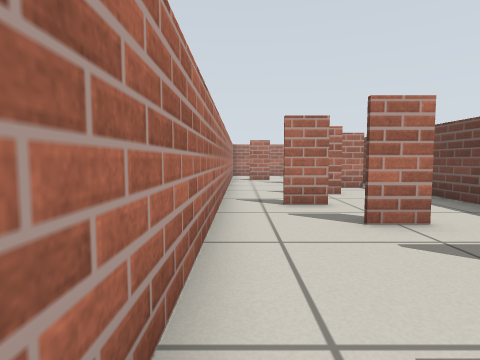
[1] (above)

12 first-person views from a walk through a world built for the Gazebo simulator. The camera is 0.51 m above the floor, tilts 4° down and sees 80° across. The floor is counted in squares, 0.5 m on a side. Each view is taken from the middle of a square. On the plan, view 1 faces up. The plan holds only what a view shows up to about 12 squares ahead; the rest is blank.

[2]
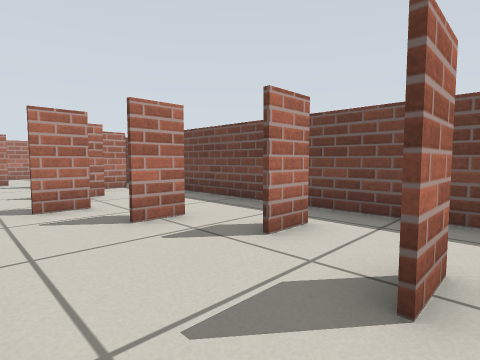

[3]
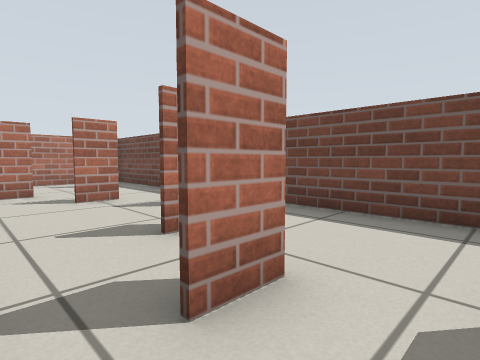

[4]
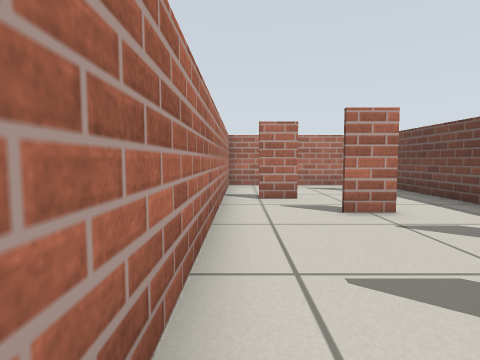

[5]
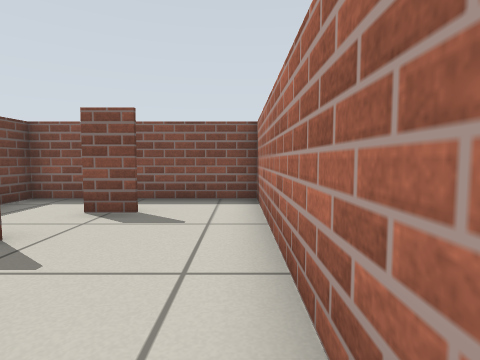

[6]
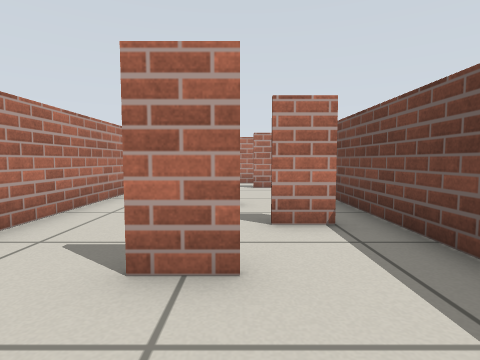

[7]
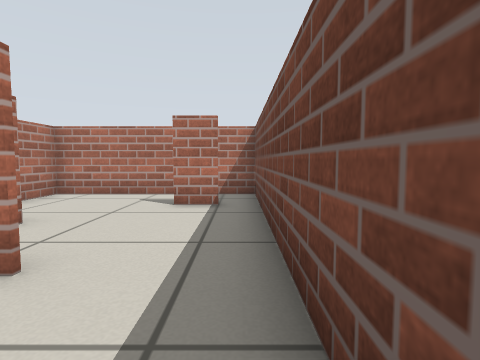

[8]
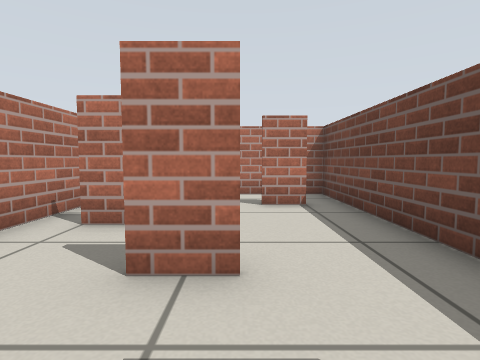

[9]
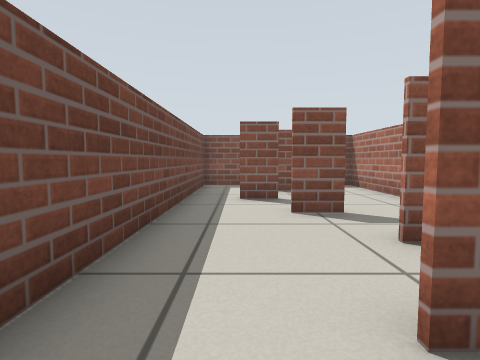

[10]
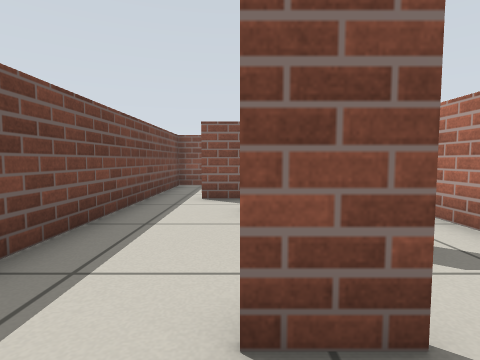

[11]
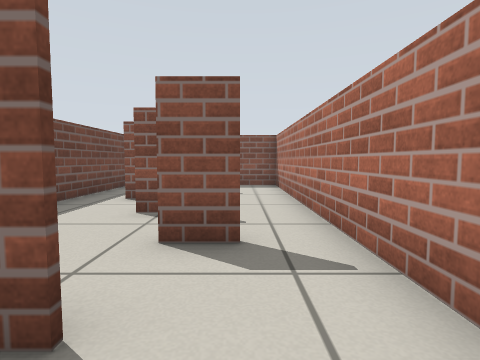

[12]
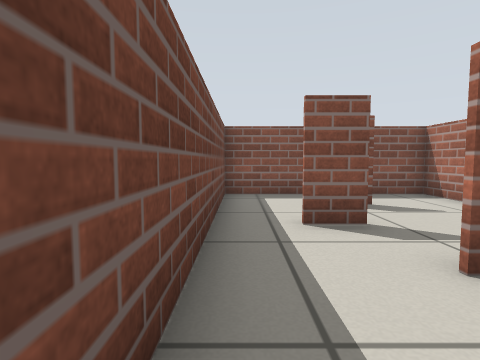

### Floor plan
Points are (right, up) in squares from view 1. A wall is a line through its corners. A room is listed if a view was taken in it or the views show most of it. See-through windows are left out.
Room 1 (views 1, 2, 3, 4, 5, 6, 7, 8, 9, 10, 11, 12)
walls: (3, 8.4) (2, 8.4); (1.9, 8.6) (3, 8.6); (2, 6.4) (1, 6.4); (1, 6.6) (2, 6.6); (4.6, 10.4) (3.5, 10.4); (1.9, 4.6) (3, 4.6); (3, 4.4) (2, 4.4); (3.1, 12.4) (2, 12.4); (2.9, 2.6) (4, 2.6); (4, 2.4) (3, 2.4); (1.6, 14.4) (0.5, 14.4); (1.9, 0.6) (3, 0.6); (3, 0.4) (2, 0.4); (4.6, 16.4) (3.5, 16.4); (5.5, -1.4) (5.5, 18.4) (-0.4, 18.4) (-0.4, -1.4) (5.5, -1.4)

Where each view was taken, in squares from view 1:
view 1: 0 up, 0 right, facing up
view 2: 0 up, 0 right, facing up-right
view 3: 5 up, 0 right, facing up-right
view 4: 7 up, 0 right, facing up
view 5: 6 up, 0 right, facing down
view 6: 6 up, 3 right, facing up
view 7: 10 up, 5 right, facing up
view 8: 10 up, 3 right, facing up
view 9: 10 up, 4 right, facing down
view 10: 10 up, 3 right, facing down
view 11: 10 up, 1 right, facing down
view 12: 7 up, 5 right, facing down
